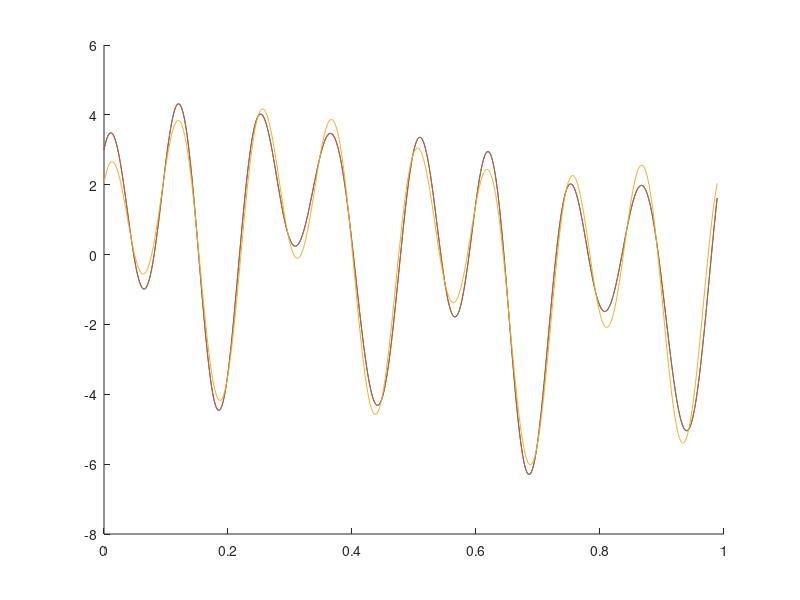
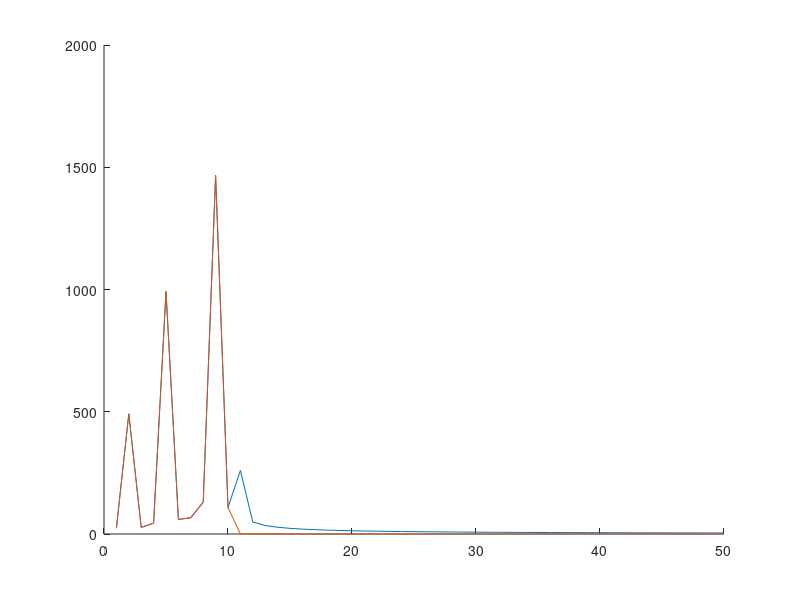

MATLAB code to generate these figures, in order:
clear all
close all


t = linspace(0,4,1e4);


yy = sin(2*pi*t) + 2*sin(2*pi*2*t) + 3*sin(2*pi*3*t) + 0.5*sin(2*pi*20*t);

figure(1), clf;

hold on
plot(t,yy)




ofyy = fft(yy);

%%
fyy = ofyy(2:end/2);

[~,maxmode] = max(abs(fyy));
freq = (maxmode) / numel(yy) / mean(diff(t));
sprintf('%.8f',freq)
phi = unwrap(angle(fyy(maxmode)))

plot(t(1:numel(ofyy)),ifft(ofyy));
%%
% only keep good modes
fyy_ = ofyy;
[a,b] = sort(fyy_);
good_modes = false(size(fyy_));
good_modes(b(end-5:end)) = true;

fyy_(~good_modes) = 0;

plot(t,ifft(fyy_));

%% only keep first 10 modes

sfyy = ofyy;

sfyy(15:end-15) = 0;
plot(t,ifft(sfyy));
plot(t,abs(ifft(sfyy)) .* sign(real(ifft(sfyy))) );

%% only keep a few modes

clear all

t = linspace(0,4,1e4);

yy = sin(2*pi*t) + 2*sin(2*pi*2*t) + 3*cos(2*pi*3*t) + 0.5 * sin(2*pi*5*t);

ofyy = fft(yy,numel(yy));

modes_to_keep = 10;
fyy = ofyy;
fyy(modes_to_keep+1:end-(modes_to_keep-1)) = 0;
% fyy(1:50)

figure(1),clf
hold on
plot(t,yy)
plot(t,ifft(ofyy))

plot(t, 2./numel(yy) .* (-imag(ofyy(5)) * sin(2*pi*t) - imag(ofyy(9)) * sin(2*pi*2*t) - imag(ofyy(13)) * sin(2*pi*3*t) + ...
    real(ofyy(5)) * cos(2*pi*t) + real(ofyy(9)) * cos(2*pi*2*t) + real(ofyy(13)) * cos(2*pi*3*t))) 



figure(2); clf 
hold on
plot(abs(ofyy(1:50)))
plot(abs(fyy(1:50)))



%% stay on 1 period


clear all

t = linspace(0,1,1e3);
t(end-10:end) = [];

yy = sin(2*pi*t) + 2*sin(2*pi*4*t) + 3*cos(2*pi*8*t) + 0.5 * sin(2*pi*10*t);

ofyy = fft(yy,numel(yy));

modes_to_keep = 10;
fyy = ofyy;
fyy(modes_to_keep+1:end-(modes_to_keep-1)) = 0;
% fyy(1:50)



figure(1),clf
hold on
plot(t,yy)
plot(t,ifft(ofyy))

% dummy_mat = zeros(modes_to_keep,numel(yy));
T = max(t);
pluto = arrayfun(...
    @(m,tt)  real(ofyy(m)) * cos(2*pi*(m-1)*tt/T) - imag(ofyy(m)) * sin(2*pi*(m-1)*tt/T) ,...
    repmat((1:modes_to_keep)',1,numel(t)),...
    repmat(t,modes_to_keep,1) );

pippo = 2./numel(yy) .* sum(pluto);

plot(t, pippo)
% plot(t, 2./numel(yy) .* arrayfun(@(i) sum( real(ofyy(i))*cos(2*pi*i*t)  - imag(ofyy(2)) * sin(2*pi*i*t) ),[2 5 9])) 



figure(2); clf 
hold on
plot(abs(ofyy(1:50)))
plot(abs(fyy(1:50)))